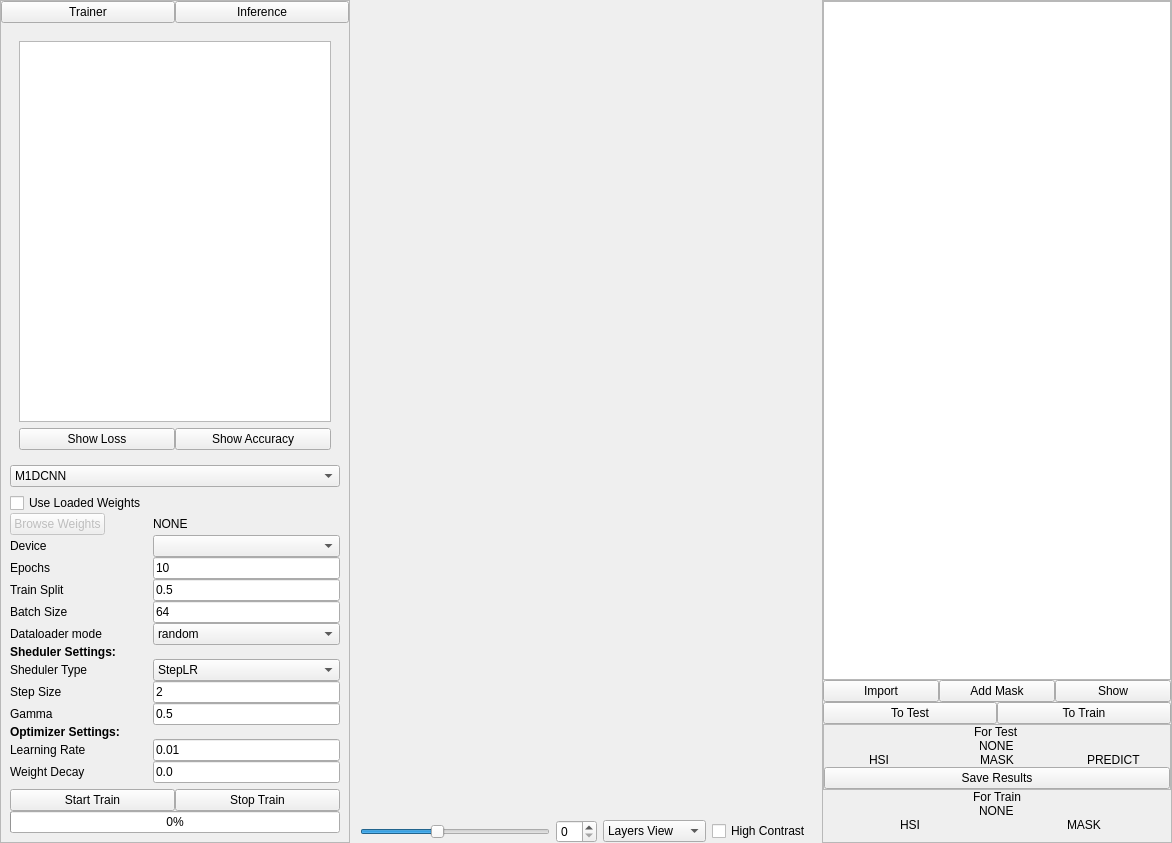
<?xml version="1.0" encoding="UTF-8"?>
<ui version="4.0">
 <class>MainWindow</class>
 <widget class="QMainWindow" name="MainWindow">
  <property name="geometry">
   <rect>
    <x>0</x>
    <y>0</y>
    <width>1172</width>
    <height>843</height>
   </rect>
  </property>
  <property name="windowTitle">
   <string>MainWindow</string>
  </property>
  <widget class="QWidget" name="centralwidget">
   <layout class="QHBoxLayout" name="horizontalLayout">
    <property name="spacing">
     <number>0</number>
    </property>
    <property name="leftMargin">
     <number>0</number>
    </property>
    <property name="topMargin">
     <number>0</number>
    </property>
    <property name="rightMargin">
     <number>0</number>
    </property>
    <property name="bottomMargin">
     <number>0</number>
    </property>
    <item>
     <widget class="QFrame" name="model_frame">
      <property name="minimumSize">
       <size>
        <width>320</width>
        <height>0</height>
       </size>
      </property>
      <property name="maximumSize">
       <size>
        <width>350</width>
        <height>16777215</height>
       </size>
      </property>
      <property name="frameShape">
       <enum>QFrame::StyledPanel</enum>
      </property>
      <property name="frameShadow">
       <enum>QFrame::Raised</enum>
      </property>
      <layout class="QVBoxLayout" name="verticalLayout_2">
       <property name="spacing">
        <number>0</number>
       </property>
       <property name="leftMargin">
        <number>0</number>
       </property>
       <property name="topMargin">
        <number>0</number>
       </property>
       <property name="rightMargin">
        <number>0</number>
       </property>
       <property name="bottomMargin">
        <number>0</number>
       </property>
       <item>
        <widget class="QFrame" name="mode_buttons_frame">
         <property name="frameShape">
          <enum>QFrame::NoFrame</enum>
         </property>
         <property name="frameShadow">
          <enum>QFrame::Raised</enum>
         </property>
         <layout class="QHBoxLayout" name="horizontalLayout_2">
          <property name="spacing">
           <number>0</number>
          </property>
          <property name="leftMargin">
           <number>0</number>
          </property>
          <property name="topMargin">
           <number>0</number>
          </property>
          <property name="rightMargin">
           <number>0</number>
          </property>
          <property name="bottomMargin">
           <number>0</number>
          </property>
          <item>
           <widget class="QPushButton" name="trainer_mod_btn">
            <property name="text">
             <string>Trainer</string>
            </property>
           </widget>
          </item>
          <item>
           <widget class="QPushButton" name="inference_mod_btn">
            <property name="text">
             <string>Inference</string>
            </property>
           </widget>
          </item>
         </layout>
        </widget>
       </item>
       <item>
        <widget class="QStackedWidget" name="stackedWidget">
         <property name="lineWidth">
          <number>0</number>
         </property>
         <property name="currentIndex">
          <number>1</number>
         </property>
         <widget class="QWidget" name="inference_widget">
          <layout class="QVBoxLayout" name="verticalLayout_7">
           <item>
            <widget class="QComboBox" name="comboBox_2">
             <item>
              <property name="text">
               <string>M1DCNN</string>
              </property>
             </item>
             <item>
              <property name="text">
               <string>M3DCNN_li</string>
              </property>
             </item>
             <item>
              <property name="text">
               <string>NM3DCNN</string>
              </property>
             </item>
             <item>
              <property name="text">
               <string>SSFTT</string>
              </property>
             </item>
             <item>
              <property name="text">
               <string>TF2DCNN</string>
              </property>
             </item>
            </widget>
           </item>
           <item>
            <widget class="QFrame" name="frame_5">
             <property name="frameShape">
              <enum>QFrame::StyledPanel</enum>
             </property>
             <property name="frameShadow">
              <enum>QFrame::Raised</enum>
             </property>
             <layout class="QFormLayout" name="formLayout">
              <property name="horizontalSpacing">
               <number>0</number>
              </property>
              <property name="verticalSpacing">
               <number>-1</number>
              </property>
              <property name="leftMargin">
               <number>0</number>
              </property>
              <property name="topMargin">
               <number>5</number>
              </property>
              <property name="rightMargin">
               <number>0</number>
              </property>
              <property name="bottomMargin">
               <number>5</number>
              </property>
              <item row="0" column="0">
               <widget class="QLabel" name="label_10">
                <property name="text">
                 <string>Device</string>
                </property>
               </widget>
              </item>
              <item row="2" column="0">
               <widget class="QLabel" name="label_11">
                <property name="text">
                 <string/>
                </property>
               </widget>
              </item>
              <item row="2" column="1">
               <widget class="QPushButton" name="browse_weight_for_inference_btn">
                <property name="text">
                 <string>Load Weight</string>
                </property>
               </widget>
              </item>
              <item row="0" column="1">
               <widget class="QComboBox" name="device_box"/>
              </item>
              <item row="1" column="0">
               <widget class="QLabel" name="label_12">
                <property name="text">
                 <string>Model: </string>
                </property>
               </widget>
              </item>
              <item row="1" column="1">
               <widget class="QLabel" name="current_loaded_weight_for_inference">
                <property name="text">
                 <string>No Loaded Weight</string>
                </property>
               </widget>
              </item>
             </layout>
            </widget>
           </item>
           <item>
            <widget class="QFrame" name="frame_6">
             <property name="frameShape">
              <enum>QFrame::StyledPanel</enum>
             </property>
             <property name="frameShadow">
              <enum>QFrame::Raised</enum>
             </property>
             <layout class="QFormLayout" name="formLayout_2">
              <item row="0" column="0">
               <widget class="QLabel" name="label_14">
                <property name="text">
                 <string>Accuracy</string>
                </property>
               </widget>
              </item>
              <item row="1" column="0">
               <widget class="QLabel" name="label_15">
                <property name="text">
                 <string>F1-score macro</string>
                </property>
               </widget>
              </item>
              <item row="2" column="0">
               <widget class="QLabel" name="label_16">
                <property name="text">
                 <string>F1-score weighted</string>
                </property>
               </widget>
              </item>
             </layout>
            </widget>
           </item>
           <item>
            <widget class="QPushButton" name="pushButton_7">
             <property name="text">
              <string>Inference</string>
             </property>
            </widget>
           </item>
          </layout>
         </widget>
         <widget class="QWidget" name="trainer_widget">
          <layout class="QVBoxLayout" name="verticalLayout_8">
           <item>
            <widget class="QStackedWidget" name="stacked_graphs">
             <property name="lineWidth">
              <number>0</number>
             </property>
             <property name="currentIndex">
              <number>1</number>
             </property>
             <widget class="QWidget" name="loss_page">
              <layout class="QVBoxLayout" name="verticalLayout_11">
               <item>
                <widget class="PlotWidget" name="graphics_loss_view"/>
               </item>
               <item>
                <widget class="QFrame" name="frame_9">
                 <property name="frameShape">
                  <enum>QFrame::NoFrame</enum>
                 </property>
                 <property name="frameShadow">
                  <enum>QFrame::Raised</enum>
                 </property>
                 <layout class="QHBoxLayout" name="horizontalLayout_9">
                  <property name="spacing">
                   <number>0</number>
                  </property>
                  <property name="leftMargin">
                   <number>0</number>
                  </property>
                  <property name="topMargin">
                   <number>0</number>
                  </property>
                  <property name="rightMargin">
                   <number>0</number>
                  </property>
                  <property name="bottomMargin">
                   <number>0</number>
                  </property>
                  <item>
                   <widget class="QPushButton" name="show_loss_btn_unconnected">
                    <property name="text">
                     <string>Show Loss</string>
                    </property>
                   </widget>
                  </item>
                  <item>
                   <widget class="QPushButton" name="show_accuracy_btn">
                    <property name="text">
                     <string>Show Accuracy</string>
                    </property>
                   </widget>
                  </item>
                 </layout>
                </widget>
               </item>
              </layout>
             </widget>
             <widget class="QWidget" name="acc_page">
              <layout class="QVBoxLayout" name="verticalLayout_12">
               <item>
                <widget class="PlotWidget" name="graphics_acc_view"/>
               </item>
               <item>
                <widget class="QFrame" name="frame_10">
                 <property name="frameShape">
                  <enum>QFrame::NoFrame</enum>
                 </property>
                 <property name="frameShadow">
                  <enum>QFrame::Raised</enum>
                 </property>
                 <layout class="QHBoxLayout" name="horizontalLayout_10">
                  <property name="spacing">
                   <number>0</number>
                  </property>
                  <property name="leftMargin">
                   <number>0</number>
                  </property>
                  <property name="topMargin">
                   <number>0</number>
                  </property>
                  <property name="rightMargin">
                   <number>0</number>
                  </property>
                  <property name="bottomMargin">
                   <number>0</number>
                  </property>
                  <item>
                   <widget class="QPushButton" name="show_loss_btn">
                    <property name="text">
                     <string>Show Loss</string>
                    </property>
                   </widget>
                  </item>
                  <item>
                   <widget class="QPushButton" name="pushButton_3">
                    <property name="text">
                     <string>Show Accuracy</string>
                    </property>
                   </widget>
                  </item>
                 </layout>
                </widget>
               </item>
              </layout>
             </widget>
            </widget>
           </item>
           <item>
            <widget class="QComboBox" name="choose_model_for_inference">
             <item>
              <property name="text">
               <string>M1DCNN</string>
              </property>
             </item>
             <item>
              <property name="text">
               <string>M3DCNN_li</string>
              </property>
             </item>
             <item>
              <property name="text">
               <string>NM3DCNN</string>
              </property>
             </item>
             <item>
              <property name="text">
               <string>SSFTT</string>
              </property>
             </item>
             <item>
              <property name="text">
               <string>TF2DCNN</string>
              </property>
             </item>
            </widget>
           </item>
           <item alignment="Qt::AlignVCenter">
            <widget class="QFrame" name="frame_7">
             <property name="frameShape">
              <enum>QFrame::NoFrame</enum>
             </property>
             <property name="frameShadow">
              <enum>QFrame::Raised</enum>
             </property>
             <layout class="QFormLayout" name="formLayout_3">
              <property name="verticalSpacing">
               <number>0</number>
              </property>
              <property name="leftMargin">
               <number>0</number>
              </property>
              <property name="topMargin">
               <number>0</number>
              </property>
              <property name="rightMargin">
               <number>0</number>
              </property>
              <property name="bottomMargin">
               <number>0</number>
              </property>
              <item row="2" column="0">
               <widget class="QLabel" name="label_17">
                <property name="text">
                 <string>Device</string>
                </property>
               </widget>
              </item>
              <item row="2" column="1">
               <widget class="QComboBox" name="device_box2"/>
              </item>
              <item row="3" column="0">
               <widget class="QLabel" name="label_18">
                <property name="text">
                 <string>Epochs</string>
                </property>
               </widget>
              </item>
              <item row="4" column="0">
               <widget class="QLabel" name="label_19">
                <property name="text">
                 <string>Train Split</string>
                </property>
               </widget>
              </item>
              <item row="12" column="0">
               <widget class="QLabel" name="label_20">
                <property name="text">
                 <string>Learning Rate</string>
                </property>
               </widget>
              </item>
              <item row="13" column="0">
               <widget class="QLabel" name="label_21">
                <property name="text">
                 <string>Weight Decay</string>
                </property>
               </widget>
              </item>
              <item row="0" column="0">
               <widget class="QCheckBox" name="need_load_weight_checkBox">
                <property name="text">
                 <string>Use Loaded Weights</string>
                </property>
               </widget>
              </item>
              <item row="1" column="0">
               <widget class="QPushButton" name="browse_weight_for_train_btn">
                <property name="enabled">
                 <bool>false</bool>
                </property>
                <property name="text">
                 <string>Browse Weights</string>
                </property>
               </widget>
              </item>
              <item row="1" column="1">
               <widget class="QLabel" name="current_label_weight_for_train">
                <property name="text">
                 <string>NONE</string>
                </property>
               </widget>
              </item>
              <item row="8" column="0">
               <widget class="QLabel" name="label_27">
                <property name="text">
                 <string>Sheduler Type</string>
                </property>
               </widget>
              </item>
              <item row="3" column="1">
               <widget class="QLineEdit" name="epochs_edit">
                <property name="text">
                 <string>10</string>
                </property>
               </widget>
              </item>
              <item row="4" column="1">
               <widget class="QLineEdit" name="train_split_edit">
                <property name="text">
                 <string>0.5</string>
                </property>
               </widget>
              </item>
              <item row="12" column="1">
               <widget class="QLineEdit" name="lr_edit">
                <property name="text">
                 <string>0.01</string>
                </property>
               </widget>
              </item>
              <item row="13" column="1">
               <widget class="QLineEdit" name="weight_decay_edit">
                <property name="text">
                 <string>0.0</string>
                </property>
               </widget>
              </item>
              <item row="8" column="1">
               <widget class="QComboBox" name="scheduler_type_edit">
                <item>
                 <property name="text">
                  <string>StepLR</string>
                 </property>
                </item>
                <item>
                 <property name="text">
                  <string>CosineAnnealingLR</string>
                 </property>
                </item>
                <item>
                 <property name="text">
                  <string>ReduceLROnPlateau</string>
                 </property>
                </item>
                <item>
                 <property name="text">
                  <string>None</string>
                 </property>
                </item>
               </widget>
              </item>
              <item row="5" column="0">
               <widget class="QLabel" name="label_26">
                <property name="text">
                 <string>Batch Size</string>
                </property>
               </widget>
              </item>
              <item row="5" column="1">
               <widget class="QLineEdit" name="batch_size_edit">
                <property name="text">
                 <string>64</string>
                </property>
               </widget>
              </item>
              <item row="7" column="0">
               <widget class="QLabel" name="label_3">
                <property name="font">
                 <font>
                  <weight>75</weight>
                  <bold>true</bold>
                 </font>
                </property>
                <property name="text">
                 <string>Sheduler Settings:</string>
                </property>
               </widget>
              </item>
              <item row="9" column="0">
               <widget class="QLabel" name="label_22">
                <property name="text">
                 <string>Step Size</string>
                </property>
               </widget>
              </item>
              <item row="9" column="1">
               <widget class="QLineEdit" name="step_size_edit">
                <property name="text">
                 <string>2</string>
                </property>
               </widget>
              </item>
              <item row="10" column="0">
               <widget class="QLabel" name="label_24">
                <property name="text">
                 <string>Gamma</string>
                </property>
               </widget>
              </item>
              <item row="10" column="1">
               <widget class="QLineEdit" name="gamma_edit">
                <property name="text">
                 <string>0.5</string>
                </property>
               </widget>
              </item>
              <item row="11" column="0">
               <widget class="QLabel" name="label_4">
                <property name="font">
                 <font>
                  <weight>75</weight>
                  <bold>true</bold>
                 </font>
                </property>
                <property name="text">
                 <string>Optimizer Settings:</string>
                </property>
               </widget>
              </item>
              <item row="6" column="0">
               <widget class="QLabel" name="label_25">
                <property name="text">
                 <string>Dataloader mode</string>
                </property>
               </widget>
              </item>
              <item row="6" column="1">
               <widget class="QComboBox" name="dataloader_mode_edit">
                <item>
                 <property name="text">
                  <string>random</string>
                 </property>
                </item>
                <item>
                 <property name="text">
                  <string>fixed</string>
                 </property>
                </item>
                <item>
                 <property name="text">
                  <string>disjoint</string>
                 </property>
                </item>
               </widget>
              </item>
             </layout>
            </widget>
           </item>
           <item>
            <widget class="QFrame" name="frame_2">
             <property name="frameShape">
              <enum>QFrame::NoFrame</enum>
             </property>
             <property name="frameShadow">
              <enum>QFrame::Raised</enum>
             </property>
             <layout class="QVBoxLayout" name="verticalLayout_10">
              <property name="spacing">
               <number>0</number>
              </property>
              <property name="leftMargin">
               <number>0</number>
              </property>
              <property name="topMargin">
               <number>0</number>
              </property>
              <property name="rightMargin">
               <number>0</number>
              </property>
              <property name="bottomMargin">
               <number>0</number>
              </property>
              <item>
               <widget class="QFrame" name="frame_8">
                <property name="frameShape">
                 <enum>QFrame::NoFrame</enum>
                </property>
                <property name="frameShadow">
                 <enum>QFrame::Raised</enum>
                </property>
                <layout class="QHBoxLayout" name="horizontalLayout_8">
                 <property name="spacing">
                  <number>0</number>
                 </property>
                 <property name="leftMargin">
                  <number>0</number>
                 </property>
                 <property name="topMargin">
                  <number>0</number>
                 </property>
                 <property name="rightMargin">
                  <number>0</number>
                 </property>
                 <property name="bottomMargin">
                  <number>0</number>
                 </property>
                 <item>
                  <widget class="QPushButton" name="start_learning_btn">
                   <property name="text">
                    <string>Start Train</string>
                   </property>
                  </widget>
                 </item>
                 <item>
                  <widget class="QPushButton" name="stop_train_btn">
                   <property name="text">
                    <string>Stop Train</string>
                   </property>
                  </widget>
                 </item>
                </layout>
               </widget>
              </item>
              <item>
               <widget class="QProgressBar" name="learning_progressbar">
                <property name="value">
                 <number>0</number>
                </property>
               </widget>
              </item>
             </layout>
            </widget>
           </item>
          </layout>
         </widget>
        </widget>
       </item>
      </layout>
     </widget>
    </item>
    <item>
     <widget class="QFrame" name="image_frame">
      <property name="frameShape">
       <enum>QFrame::NoFrame</enum>
      </property>
      <property name="frameShadow">
       <enum>QFrame::Raised</enum>
      </property>
      <layout class="QVBoxLayout" name="verticalLayout_3">
       <property name="spacing">
        <number>0</number>
       </property>
       <property name="leftMargin">
        <number>0</number>
       </property>
       <property name="topMargin">
        <number>0</number>
       </property>
       <property name="rightMargin">
        <number>0</number>
       </property>
       <property name="bottomMargin">
        <number>0</number>
       </property>
       <item>
        <widget class="QScrollArea" name="scrollArea">
         <property name="frameShape">
          <enum>QFrame::NoFrame</enum>
         </property>
         <property name="widgetResizable">
          <bool>true</bool>
         </property>
         <widget class="QWidget" name="scrollAreaWidgetContents">
          <property name="geometry">
           <rect>
            <x>0</x>
            <y>0</y>
            <width>472</width>
            <height>812</height>
           </rect>
          </property>
          <layout class="QVBoxLayout" name="verticalLayout_9">
           <item>
            <widget class="QLabel" name="image_label">
             <property name="text">
              <string/>
             </property>
            </widget>
           </item>
          </layout>
         </widget>
        </widget>
       </item>
       <item>
        <widget class="QFrame" name="image_settings_frame">
         <property name="frameShape">
          <enum>QFrame::NoFrame</enum>
         </property>
         <property name="frameShadow">
          <enum>QFrame::Raised</enum>
         </property>
         <layout class="QHBoxLayout" name="horizontalLayout_5">
          <property name="spacing">
           <number>-1</number>
          </property>
          <property name="leftMargin">
           <number>10</number>
          </property>
          <property name="topMargin">
           <number>0</number>
          </property>
          <property name="rightMargin">
           <number>10</number>
          </property>
          <property name="bottomMargin">
           <number>0</number>
          </property>
          <item>
           <widget class="QSlider" name="horizontalSlider">
            <property name="minimum">
             <number>1</number>
            </property>
            <property name="maximum">
             <number>250</number>
            </property>
            <property name="value">
             <number>100</number>
            </property>
            <property name="orientation">
             <enum>Qt::Horizontal</enum>
            </property>
           </widget>
          </item>
          <item>
           <widget class="QSpinBox" name="spin_channels"/>
          </item>
          <item>
           <widget class="QComboBox" name="image_view_box">
            <item>
             <property name="text">
              <string>Layers View</string>
             </property>
            </item>
            <item>
             <property name="text">
              <string>Show Mask</string>
             </property>
            </item>
            <item>
             <property name="text">
              <string>Show Predict</string>
             </property>
            </item>
           </widget>
          </item>
          <item>
           <widget class="QCheckBox" name="highcontast_check">
            <property name="text">
             <string>High Contrast</string>
            </property>
           </widget>
          </item>
         </layout>
        </widget>
       </item>
      </layout>
     </widget>
    </item>
    <item>
     <widget class="QFrame" name="data_frame">
      <property name="minimumSize">
       <size>
        <width>320</width>
        <height>0</height>
       </size>
      </property>
      <property name="maximumSize">
       <size>
        <width>350</width>
        <height>16777215</height>
       </size>
      </property>
      <property name="frameShape">
       <enum>QFrame::StyledPanel</enum>
      </property>
      <property name="frameShadow">
       <enum>QFrame::Raised</enum>
      </property>
      <layout class="QVBoxLayout" name="verticalLayout">
       <property name="spacing">
        <number>0</number>
       </property>
       <property name="leftMargin">
        <number>0</number>
       </property>
       <property name="topMargin">
        <number>0</number>
       </property>
       <property name="rightMargin">
        <number>0</number>
       </property>
       <property name="bottomMargin">
        <number>0</number>
       </property>
       <item>
        <widget class="QFrame" name="import_data_frame">
         <property name="minimumSize">
          <size>
           <width>320</width>
           <height>0</height>
          </size>
         </property>
         <property name="maximumSize">
          <size>
           <width>350</width>
           <height>16777215</height>
          </size>
         </property>
         <property name="frameShape">
          <enum>QFrame::NoFrame</enum>
         </property>
         <property name="frameShadow">
          <enum>QFrame::Raised</enum>
         </property>
         <layout class="QVBoxLayout" name="verticalLayout_6">
          <property name="spacing">
           <number>0</number>
          </property>
          <property name="leftMargin">
           <number>0</number>
          </property>
          <property name="topMargin">
           <number>0</number>
          </property>
          <property name="rightMargin">
           <number>0</number>
          </property>
          <property name="bottomMargin">
           <number>0</number>
          </property>
          <item>
           <widget class="QListWidget" name="extracted_list"/>
          </item>
          <item>
           <widget class="QFrame" name="frame">
            <property name="frameShape">
             <enum>QFrame::NoFrame</enum>
            </property>
            <property name="frameShadow">
             <enum>QFrame::Raised</enum>
            </property>
            <layout class="QHBoxLayout" name="horizontalLayout_6">
             <property name="spacing">
              <number>0</number>
             </property>
             <property name="leftMargin">
              <number>0</number>
             </property>
             <property name="topMargin">
              <number>0</number>
             </property>
             <property name="rightMargin">
              <number>0</number>
             </property>
             <property name="bottomMargin">
              <number>0</number>
             </property>
             <item>
              <widget class="QPushButton" name="import_data_btn">
               <property name="text">
                <string>Import</string>
               </property>
              </widget>
             </item>
             <item>
              <widget class="QPushButton" name="add_mask_btn">
               <property name="text">
                <string>Add Mask</string>
               </property>
              </widget>
             </item>
             <item>
              <widget class="QPushButton" name="Show">
               <property name="text">
                <string>Show</string>
               </property>
              </widget>
             </item>
            </layout>
           </widget>
          </item>
          <item>
           <widget class="QFrame" name="frame_4">
            <property name="frameShape">
             <enum>QFrame::NoFrame</enum>
            </property>
            <property name="frameShadow">
             <enum>QFrame::Raised</enum>
            </property>
            <layout class="QHBoxLayout" name="horizontalLayout_7">
             <property name="spacing">
              <number>0</number>
             </property>
             <property name="leftMargin">
              <number>0</number>
             </property>
             <property name="topMargin">
              <number>0</number>
             </property>
             <property name="rightMargin">
              <number>0</number>
             </property>
             <property name="bottomMargin">
              <number>0</number>
             </property>
             <item>
              <widget class="QPushButton" name="data_to_test_btn">
               <property name="text">
                <string>To Test</string>
               </property>
              </widget>
             </item>
             <item>
              <widget class="QPushButton" name="data_to_train_btn">
               <property name="text">
                <string>To Train</string>
               </property>
              </widget>
             </item>
            </layout>
           </widget>
          </item>
         </layout>
        </widget>
       </item>
       <item>
        <widget class="QFrame" name="val_data_frame">
         <property name="frameShape">
          <enum>QFrame::StyledPanel</enum>
         </property>
         <property name="frameShadow">
          <enum>QFrame::Raised</enum>
         </property>
         <layout class="QVBoxLayout" name="verticalLayout_5">
          <property name="spacing">
           <number>0</number>
          </property>
          <property name="leftMargin">
           <number>0</number>
          </property>
          <property name="topMargin">
           <number>0</number>
          </property>
          <property name="rightMargin">
           <number>0</number>
          </property>
          <property name="bottomMargin">
           <number>0</number>
          </property>
          <item alignment="Qt::AlignHCenter|Qt::AlignTop">
           <widget class="QLabel" name="label_2">
            <property name="text">
             <string>For Test</string>
            </property>
           </widget>
          </item>
          <item alignment="Qt::AlignHCenter|Qt::AlignTop">
           <widget class="QLabel" name="output_test_data">
            <property name="text">
             <string>NONE</string>
            </property>
           </widget>
          </item>
          <item>
           <widget class="QFrame" name="test_icons">
            <property name="frameShape">
             <enum>QFrame::NoFrame</enum>
            </property>
            <property name="frameShadow">
             <enum>QFrame::Raised</enum>
            </property>
            <layout class="QHBoxLayout" name="horizontalLayout_3">
             <property name="leftMargin">
              <number>0</number>
             </property>
             <property name="topMargin">
              <number>0</number>
             </property>
             <property name="rightMargin">
              <number>0</number>
             </property>
             <property name="bottomMargin">
              <number>0</number>
             </property>
             <item alignment="Qt::AlignHCenter">
              <widget class="QLabel" name="hsi_test_icon">
               <property name="text">
                <string>HSI</string>
               </property>
              </widget>
             </item>
             <item alignment="Qt::AlignHCenter">
              <widget class="QLabel" name="mask_test_icon">
               <property name="text">
                <string>MASK</string>
               </property>
              </widget>
             </item>
             <item alignment="Qt::AlignHCenter">
              <widget class="QLabel" name="predict_test_icon">
               <property name="text">
                <string>PREDICT</string>
               </property>
              </widget>
             </item>
            </layout>
           </widget>
          </item>
          <item>
           <widget class="QPushButton" name="pushButton">
            <property name="text">
             <string>Save Results</string>
            </property>
           </widget>
          </item>
         </layout>
        </widget>
       </item>
       <item>
        <widget class="QFrame" name="train_data_frame">
         <property name="frameShape">
          <enum>QFrame::NoFrame</enum>
         </property>
         <property name="frameShadow">
          <enum>QFrame::Raised</enum>
         </property>
         <layout class="QVBoxLayout" name="verticalLayout_4">
          <property name="spacing">
           <number>0</number>
          </property>
          <property name="leftMargin">
           <number>0</number>
          </property>
          <property name="topMargin">
           <number>0</number>
          </property>
          <property name="rightMargin">
           <number>0</number>
          </property>
          <property name="bottomMargin">
           <number>10</number>
          </property>
          <item alignment="Qt::AlignHCenter|Qt::AlignTop">
           <widget class="QLabel" name="label">
            <property name="text">
             <string>For Train</string>
            </property>
           </widget>
          </item>
          <item alignment="Qt::AlignHCenter|Qt::AlignTop">
           <widget class="QLabel" name="train_file_output_label">
            <property name="text">
             <string>NONE</string>
            </property>
           </widget>
          </item>
          <item>
           <widget class="QFrame" name="frame_3">
            <property name="frameShape">
             <enum>QFrame::NoFrame</enum>
            </property>
            <property name="frameShadow">
             <enum>QFrame::Raised</enum>
            </property>
            <layout class="QHBoxLayout" name="horizontalLayout_4" stretch="0,0">
             <property name="spacing">
              <number>0</number>
             </property>
             <property name="leftMargin">
              <number>0</number>
             </property>
             <property name="topMargin">
              <number>0</number>
             </property>
             <property name="rightMargin">
              <number>0</number>
             </property>
             <property name="bottomMargin">
              <number>0</number>
             </property>
             <item alignment="Qt::AlignHCenter">
              <widget class="QLabel" name="hsi_icon_label">
               <property name="text">
                <string>HSI</string>
               </property>
              </widget>
             </item>
             <item alignment="Qt::AlignHCenter">
              <widget class="QLabel" name="mask_icon_label">
               <property name="text">
                <string>MASK</string>
               </property>
              </widget>
             </item>
            </layout>
           </widget>
          </item>
         </layout>
        </widget>
       </item>
      </layout>
     </widget>
    </item>
   </layout>
  </widget>
 </widget>
 <customwidgets>
  <customwidget>
   <class>PlotWidget</class>
   <extends>QGraphicsView</extends>
   <header>pyqtgraph</header>
  </customwidget>
 </customwidgets>
 <resources/>
 <connections/>
</ui>
